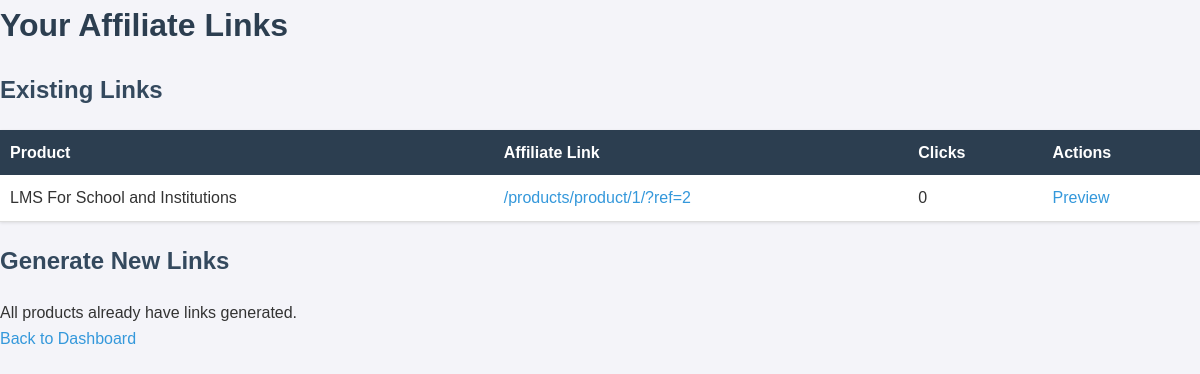
Screenshot of /affiliates/affiliate-links/list/ (signed in) with the database file from the repository.
### products/models.py (models this page shows, shortened)
class AffiliateProductLink(models.Model):
    affiliate = models.ForeignKey(Affiliate, on_delete=models.CASCADE)
    product = models.ForeignKey('Product', on_delete=models.CASCADE)
    unique_url = models.URLField(unique=True)
    clicks = models.PositiveIntegerField(default=0)

class Product(models.Model):
    CATEGORY_CHOICES = [
        ('health', 'Health'),
        ('e-commerce', 'E-Commerce'),
        ('cms', 'CMS'),
        ('legal', 'Legal'),
        ('education', 'Education'),
        ('others', 'Others'),
    ]
    name = models.CharField(max_length=255)
    description = models.TextField()
    price = models.DecimalField(max_digits=10, decimal_places=2, verbose_name="Default Price")
    default_commission = models.CharField(
        max_length=50,
        verbose_name="Default Commission",
        help_text="Comma-separated percentages, e.g., 5%, 2%",
        validators=[RegexValidator(r'^(\d+%,?)+$', 'Enter valid comma-separated percentages.')]
    )
    category = models.CharField(max_length=50, choices=CATEGORY_CHOICES, default='others')
    status = models.BooleanField(default=True, verbose_name="Active Status")
    sales_note = models.TextField(null=True, blank=True, help_text="Noted when sales occur")
    keywords = models.TextField(help_text="Keywords to describe the product for search optimization")
    image = models.ImageField(upload_to='products/', null=True, blank=True)
    created_at = models.DateTimeField(auto_now_add=True)
    updated_at = models.DateTimeField(auto_now=True)

### affiliates/views.py (the view)
# urls.py: path('affiliate-links/list/', list_affiliate_links, name='affiliate_links'),
@login_required
def list_affiliate_links(request):
    if request.user.user_type != 'affiliate':
        return HttpResponseForbidden("You are not authorized to access this page.")
    affiliate = request.user.affiliate
    links = AffiliateProductLink.objects.filter(affiliate=affiliate)
    products_without_links = Product.objects.exclude(
        id__in=links.values_list('product_id', flat=True)
    )
    return render(request, 'affiliates/affiliate_links.html', {
        'links': links,
        'products_without_links': products_without_links,
    })

### templates/affiliates/affiliate_links.html (shortened to what this page needs)
{% load static %}
<!DOCTYPE html>
<html lang="en">
<head>
    <link rel="stylesheet" href="{% static 'css/styles.css' %}">
</head>
<body>
    <h1>Your Affiliate Links</h1>
    <h2>Existing Links</h2>
    {% if links %}
        <table>
            <thead>
                <tr>
                    <th>Product</th>
                    <th>Affiliate Link</th>
                    <th>Clicks</th>
                    <th>Actions</th>
                </tr>
            </thead>
            <tbody>
                {% for link in links %}
                    <tr>
                        <td>{{ link.product.name }}</td>
                        <td><a href="{{ link.unique_url }}" target="_blank">{{ link.unique_url }}</a></td>
                        <td>{{ link.clicks }}</td>
                        <td>
                            <a href="{{ link.unique_url }}" target="_blank">Preview</a>
                        </td>
                    </tr>
                {% endfor %}
            </tbody>
        </table>
    {% else %}
        <p>No affiliate links have been generated yet.</p>
    {% endif %}
    <h2>Generate New Links</h2>
    {% if products_without_links %}
        <ul>
            {% for product in products_without_links %}
                <li>
                    {{ product.name }}
                    <a href="{% url 'generate_affiliate_link' product.id %}">Generate Link</a>
                </li>
            {% endfor %}
        </ul>
    {% else %}
        <p>All products already have links generated.</p>
    {% endif %}
    <a href="{% url 'affiliate_dashboard' %}">Back to Dashboard</a>
</body>
</html>

### static/css/styles.css (style rules this page uses)
body, h1, h2, h3, p, ul, ol, table { margin: 0; padding: 0; box-sizing: border-box; }
body { font-family: 'Arial', sans-serif; line-height: 1.6; background-color: #f4f4f9; color: #333; }
h1, h2, h3 { margin-bottom: 20px; }
h1 { font-size: 2em; color: #2c3e50; }
h2 { font-size: 1.5em; color: #34495e; }
table { width: 100%; border-collapse: collapse; margin-bottom: 20px; background-color: #fff; box-shadow: 0 1px 3px rgba(0, 0, 0, 0.1); }
table thead th { background-color: #2c3e50; color: #fff; text-align: left; padding: 10px; }
table tbody td { padding: 10px; border-bottom: 1px solid #ddd; }
a { color: #3498db; text-decoration: none; }

### rows the page displays
AffiliateProductLink: product.name "LMS For School and Institutions", unique_url "/products/product/1/?ref=2", clicks "0"
